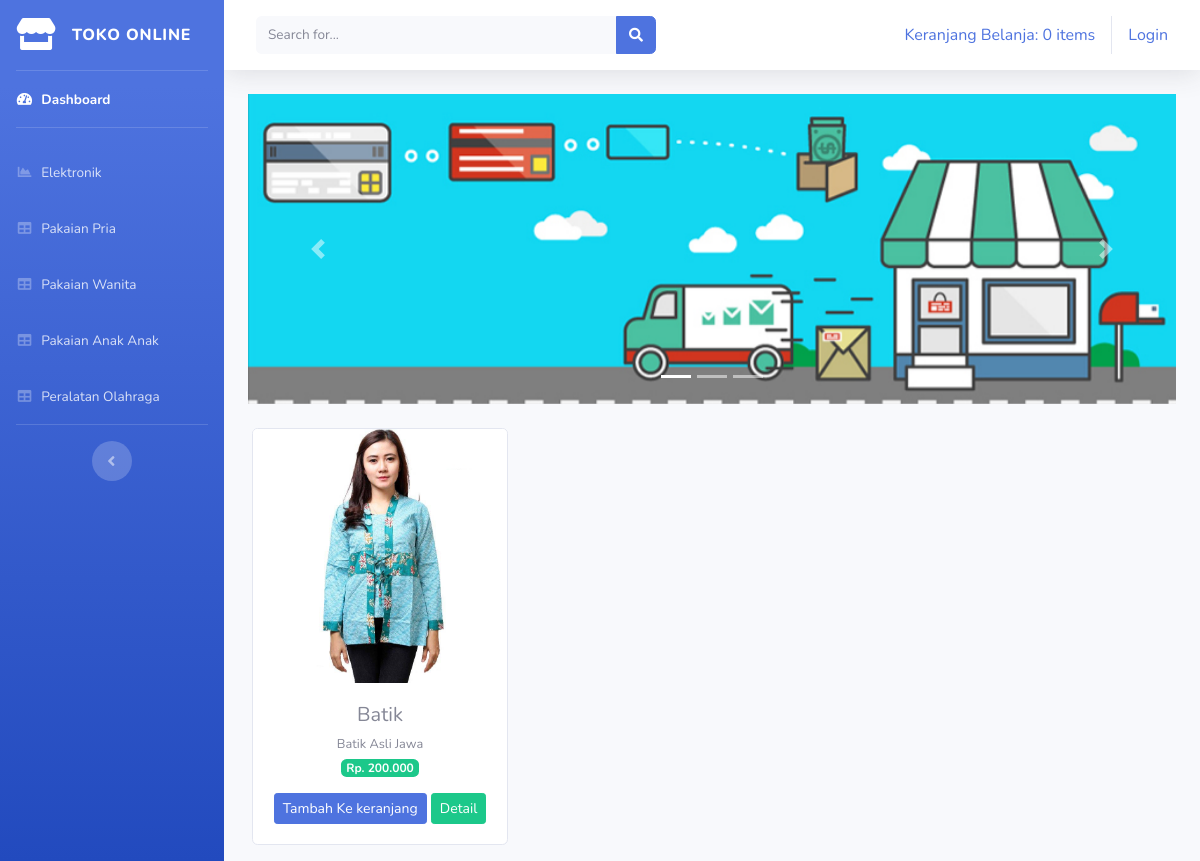
The page /index.php/categori/pakaian_wanita on the database its author committed.
### tables this page shows
CREATE TABLE `tb_barang` (
  `id_brg` int(11) NOT NULL,
  `nama_brg` varchar(120) NOT NULL,
  `keterangan` varchar(225) NOT NULL,
  `categori` varchar(60) NOT NULL,
  `harga` int(11) NOT NULL,
  `stok` int(4) NOT NULL,
  `gambar` text NOT NULL
);

### application/controllers/categori.php (called while the page is built, shortened)
<?php
class categori extends CI_Controller
{
    public function pakaian_wanita()
    {
        $data['pakaian_wanita'] = $this->Model_categori->data_pakaian_wanita()->result();
        $this->load->view('templates/header');
        $this->load->view('templates/sidebar');
        $this->load->view('pakaian_wanita', $data);
        $this->load->view('templates/footer');
    }
}

### index.php (called while the page is built, shortened)
<?php
require_once BASEPATH.'core/CodeIgniter.php';

### application/models/Model_categori.php (called while the page is built, shortened)
<?php
class Model_categori extends CI_Model
{
    public function data_pakaian_wanita()
    {
        return $this->db->get_where("tb_barang",array('categori' => 'pakaian wanita'));
    }
}

### application/views/pakaian_wanita.php (the view, shortened to what this page needs)
<div class="container-fluid">
    <div id="carouselExampleIndicators" class="carousel slide" data-ride="carousel">
        <ol class="carousel-indicators">
            <li data-target="#carouselExampleIndicators" data-slide-to="0" class="active"></li>
            <li data-target="#carouselExampleIndicators" data-slide-to="1"></li>
            <li data-target="#carouselExampleIndicators" data-slide-to="2"></li>
        </ol>
        <div class="carousel-inner">
            <div class="carousel-item active">
            <img src="<?= base_url('assets/img/slider1.jpg');?>" class="d-block w-100" alt="...">
            </div>
        </div>
        <a class="carousel-control-prev" href="#carouselExampleIndicators" role="button" data-slide="prev">
            <span class="carousel-control-prev-icon" aria-hidden="true"></span>
        </a>
        <a class="carousel-control-next" href="#carouselExampleIndicators" role="button" data-slide="next">
            <span class="carousel-control-next-icon" aria-hidden="true"></span>
        </a>
    </div>
    <div class="row text-center mt-4">
    <?php foreach ($pakaian_wanita as $brg) : ?>
        <div class="card ml-3 mb-3" style="width: 16rem;">
            <img src="<?= base_url('uploads/'.$brg->gambar); ?>" class="card-img-top" alt="...">
            <div class="card-body">
                <h5 class="card-title mb-1"><?= $brg->nama_brg; ?></h5>
                <small><?= $brg->keterangan; ?></small><br>
                <span class="badge badge-success mb-3">Rp. <?= number_format($brg->harga, 0,',','.'); ?></span>
                <?= anchor('dashboard/tambah_ke_keranjang/'. $brg->id_brg, '<div class="btn btn-sm btn-primary">Tambah Ke keranjang</div>')?>
                <?= anchor('dashboard/detail/'. $brg->id_brg, '<div class="btn btn-sm btn-success">Detail</div>')?>
            </div>
        </div>
    <?php endforeach; ?>
    </div>
</div>

### rows shown on the page
tb_barang: gambar (picture), nama_brg "Batik", keterangan "Batik Asli Jawa", harga "200.000", id_brg "Tambah Ke keranjang", id_brg "Detail"

### other values the page prints
anchor('dashboard/detail_keranjang', $keranjang) "Keranjang Belanja: 0 items"
anchor('auth/login', 'Login') "Login"
